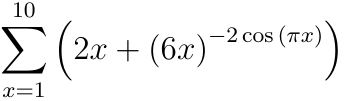
#> input picture formula_recognition/data/random_problem1.png, 345 x 101 px, found by its file name
$ python image_grid_drawer.py
#> lines starting #> are read from the running program, lines starting #| are printed output that depends on the picture
from PIL import Image, ImageDraw

def draw_grid(image_path, output_path, rows=1, cols=1):
    # 이미지 열기
#> called with rows = 7, cols = 11
    img = Image.open(image_path)
#> img is the input picture: PIL image 345x101 RGB; min 0, max 255, mean 243.4
    draw = ImageDraw.Draw(img)

    width, height = img.size
#> width = 345; height = 101

    # 격자 그리기
    for i in range(1, cols+1):
        x = width*i/cols
        draw.line([(x, 0), (x, height)], fill="red", width=1)
    for i in range(1, rows+1):
        y = height*i/rows
        draw.line([(0, y), (width, y)], fill="red", width=1)

    # 그려진 격자가 있는 이미지 저장
    img.save(output_path, "PNG")
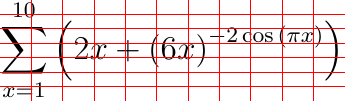
#> saved as random_problem1_7by11.png: PIL image 345x101 RGB; mean R, G, B 244.8, 222.7, 222.7
    print(f"격자가 그려진 이미지를 {output_path}에 저장했습니다.")


if __name__ == "__main__":
    # 이미지 파일 경로와 저장할 경로, 격자 크기 지정
    rows = 7
    cols = 11
    image_path = "./formula_recognition/data/random_problem1.png"  # 이미지 파일 경로 설정
    output_path = f"./formula_recognition/data/random_problem1_{rows}by{cols}.png"  # 저장할 이미지 경로 설정

    # 격자를 그려서 저장하는 함수 호출
    draw_grid(image_path, output_path, rows=rows, cols=cols)

$ run again, with formula_recognition/data/Quadratic_formula.png copied over formula_recognition/data/random_problem1.png
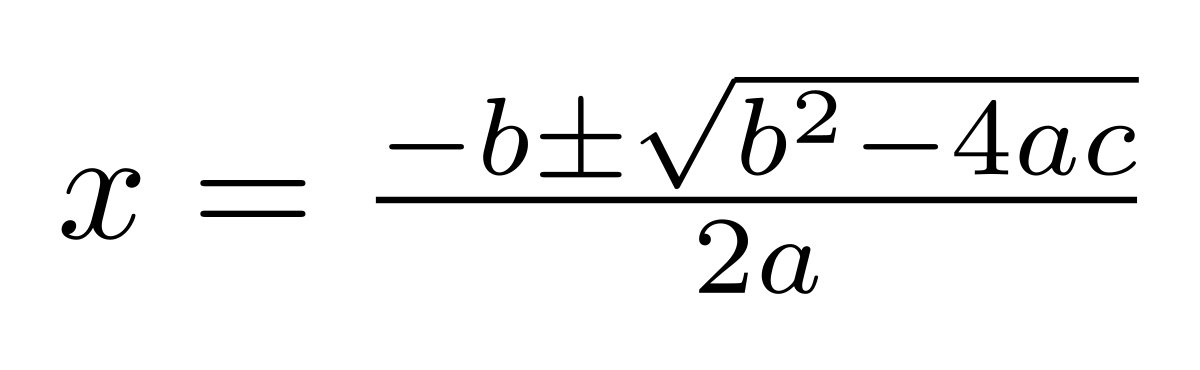
#> input picture formula_recognition/data/Quadratic_formula.png, 1200 x 370 px, found by its file name
#> in draw_grid, img is the input picture: PIL image 1200x370 LA; mean R, G, B, A 0, 0, 0, 12.3
#> in draw_grid, `img.save(output_path, "PNG")`:
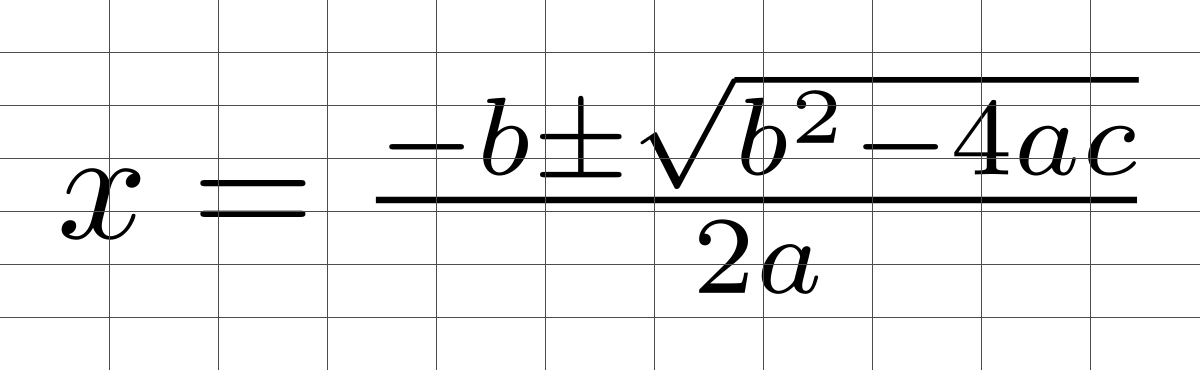
#> saved as random_problem1_7by11.png: PIL image 1200x370 LA; mean R, G, B, A 1.9, 1.9, 1.9, 18.2; transparent parts drawn white

$ run again, with formula_recognition/data/problem2.png copied over formula_recognition/data/random_problem1.png
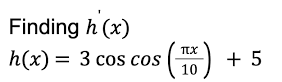
#> input picture formula_recognition/data/problem2.png, 282 x 82 px, found by its file name
#> in draw_grid, img is the input picture: PIL image 282x82 RGBA; mean R, G, B, A 239.2, 239.2, 239.2, 255
#> in draw_grid, `img.save(output_path, "PNG")`:
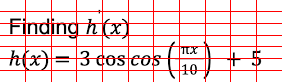
#> saved as random_problem1_7by11.png: PIL image 282x82 RGBA; mean R, G, B, A 241.1, 214, 214, 255
